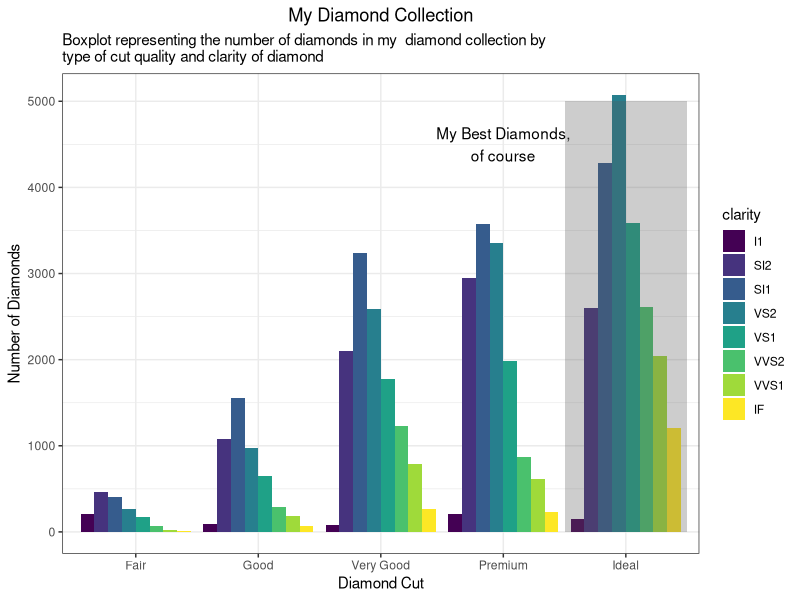
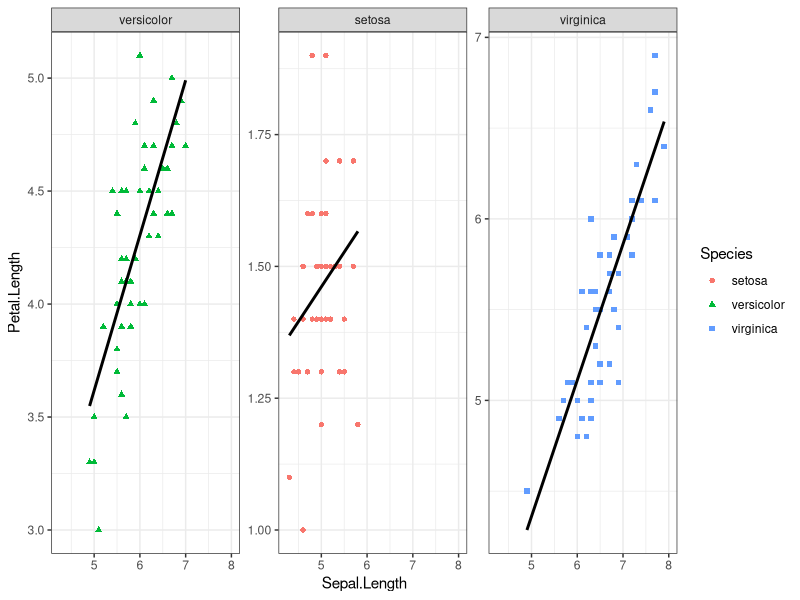
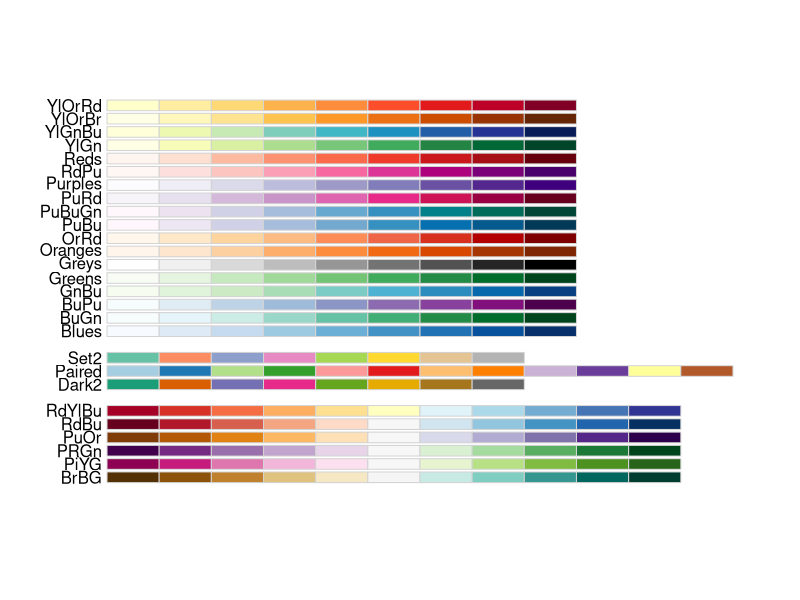

Write R code to recreate these figures, in order.
## ---- chunk 1
knitr::opts_chunk$set(echo = FALSE)
## ---- chunk 2
library("ggplot2")
library("magrittr") #so I can do some piping
data("diamonds")
data("mpg")
data("iris")
theme_set(theme_bw()) #I'll give you this one, you can set the theme individually for graphs
#or you can set the theme for all the graphs using theme_set()
#theme_bw() is best theme (IMO)

#for graph 3:
library("ggrepel")


## ---- chunk 3
data("diamonds")
#hint think about the *position* the bars are in...

ggplot(diamonds, aes(cut, fill = clarity)) +
  geom_bar(position = "dodge") +
  #To add labels to title, subtitle, x- and y-axes.
  labs(title = "My Diamond Collection", 
       subtitle = "Boxplot representing the number of diamonds in my  diamond collection by \ntype of cut quality and clarity of diamond",
       x = "Diamond Cut", 
       y = "Number of Diamonds") +
  theme(plot.title = element_text(hjust = 0.5)) +
  #annotate() to add the text and the rectangle
  annotate("text", x = 4, y = 4500, 
           label = "My Best Diamonds,\nof course") +
  annotate("rect", xmin = 4.5, xmax = 5.5, 
           ymin = 0, ymax = 5000, 
           alpha = 0.3)

## ---- chunk 4


## ---- chunk 5
data("iris")

#To reorder the panels within the graph
iris$Species2 <- factor(iris$Species, levels = c("versicolor", "setosa", "virginica"))

ggplot(iris, aes(Sepal.Length, Petal.Length, color = Species, shape = Species))+
  geom_point() +
  geom_smooth(se = F, method = lm, color = "black") +
  #To put species in different panels
  facet_wrap(vars(Species2), scales = "free") +
  #To resize x-axis per species
  scale_x_continuous(limits = c(4.25,8))

## ---- chunk 6

## ---- chunk 7
data("mpg")
corvette <- mpg[mpg$model == "corvette",]
#install
require("ggrepel") #useful for making text annotations better, hint hint
set.seed(42)
## ---- chunk 8

## ---- chunk 9
data(mpg)

#hint for the coloring, colorbrewer and you can set palette colors and make your graphs colorblind friendly
library(RColorBrewer)
display.brewer.all(colorblindFriendly = T) #take a look at the colorblindfriendly options
## ---- chunk 10
